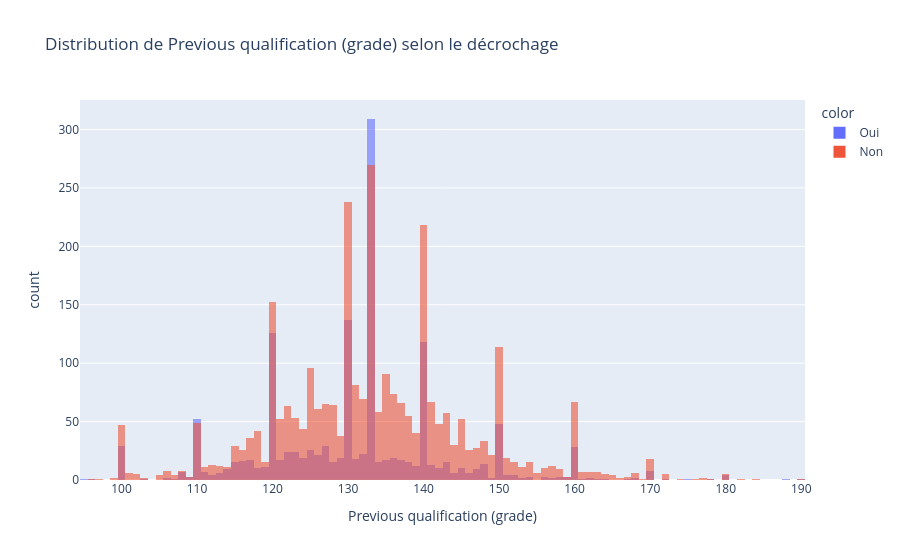
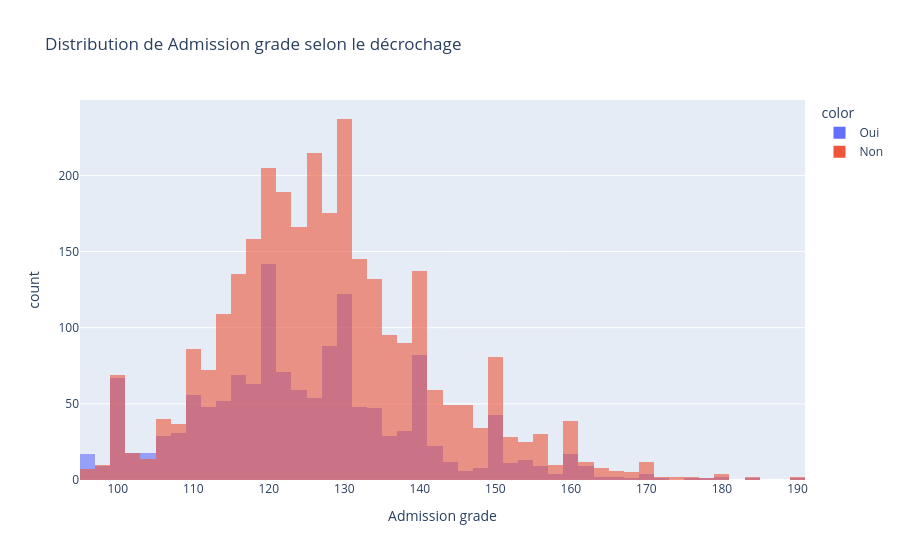

Here is the notebook cell these charts were saved with, in order:
### Markdown cell above
Variables à nombreuses valeurs (distributions)

### Code cell
cols_to_plot = [c for c in X.columns if "grade" in c.lower() or "age" in c.lower()]
print("Variables tracées :", cols_to_plot)

for col in cols_to_plot:
    fig = px.histogram(df, x=col, color=df["Dropout"].map({0: "Non", 1: "Oui"}),
                       barmode="overlay", opacity=0.6,
                       title=f"Distribution de {col} selon le décrochage")
    fig.show()

### Figure 1 — Plotly figure (JSON) as saved in the notebook; plotly's stock layout.template omitted (floating-point values rounded to 4 significant figures; data arrays with more than 128 entries replaced by an {"elided": "..."} marker saying what was removed)
{"data": [{"bingroup": "x", "hovertemplate": "color=Oui<br>Previous qualification (grade)=%{x}<br>count=%{y}<extra></extra>", "legendgroup": "Oui", "marker": {"color": "#636efa", "opacity": 0.6, "pattern": {"shape": ""}}, "name": "Oui", "orientation": "v", "showlegend": true, "type": "histogram", "x": {"elided": "1421 float values"}, "xaxis": "x", "yaxis": "y"}, {"bingroup": "x", "hovertemplate": "color=Non<br>Previous qualification (grade)=%{x}<br>count=%{y}<extra></extra>", "legendgroup": "Non", "marker": {"color": "#EF553B", "opacity": 0.6, "pattern": {"shape": ""}}, "name": "Non", "orientation": "v", "showlegend": true, "type": "histogram", "x": {"elided": "3003 float values"}, "xaxis": "x", "yaxis": "y"}], "layout": {"barmode": "overlay", "legend": {"title": {"text": "color"}, "tracegroupgap": 0}, "title": {"text": "Distribution de Previous qualification (grade) selon le décrochage"}, "xaxis": {"anchor": "y", "domain": [0, 1], "title": {"text": "Previous qualification (grade)"}}, "yaxis": {"anchor": "x", "domain": [0, 1], "title": {"text": "count"}}}}

### Figure 2 — Plotly figure (JSON) as saved in the notebook; plotly's stock layout.template omitted (floating-point values rounded to 4 significant figures; data arrays with more than 128 entries replaced by an {"elided": "..."} marker saying what was removed)
{"data": [{"bingroup": "x", "hovertemplate": "color=Oui<br>Admission grade=%{x}<br>count=%{y}<extra></extra>", "legendgroup": "Oui", "marker": {"color": "#636efa", "opacity": 0.6, "pattern": {"shape": ""}}, "name": "Oui", "orientation": "v", "showlegend": true, "type": "histogram", "x": {"elided": "1421 float values"}, "xaxis": "x", "yaxis": "y"}, {"bingroup": "x", "hovertemplate": "color=Non<br>Admission grade=%{x}<br>count=%{y}<extra></extra>", "legendgroup": "Non", "marker": {"color": "#EF553B", "opacity": 0.6, "pattern": {"shape": ""}}, "name": "Non", "orientation": "v", "showlegend": true, "type": "histogram", "x": {"elided": "3003 float values"}, "xaxis": "x", "yaxis": "y"}], "layout": {"barmode": "overlay", "legend": {"title": {"text": "color"}, "tracegroupgap": 0}, "title": {"text": "Distribution de Admission grade selon le décrochage"}, "xaxis": {"anchor": "y", "domain": [0, 1], "title": {"text": "Admission grade"}}, "yaxis": {"anchor": "x", "domain": [0, 1], "title": {"text": "count"}}}}
